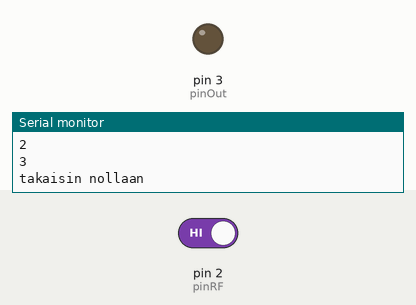
A sketch run on a simulated Arduino Uno, built with avr-gcc and run on an emulated ATmega328P. Parts: output pins drawn as LEDs (lit = HIGH), the last lines printed to the serial monitor. Inputs (shaded band) come from the test bench; at power-on: pin 2 (pinRF) HIGH.

Above: at 7.8 s.
7.9 s: pin 2 (pinRF) driven LOW
At 8.4 s:
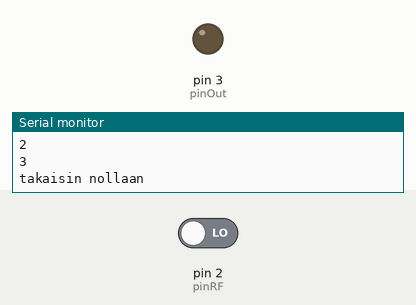
11.6 s: pin 2 (pinRF) driven HIGH
At 12.2 s:
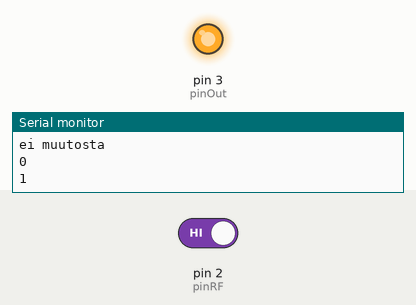
Timing chart, 0 to 25.1 s (numbered marks = the images above; inputs shaded):
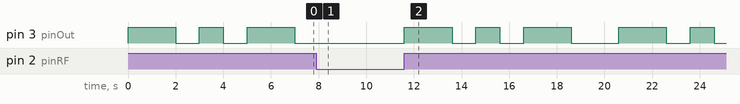

The sketch:

sketch_aug12b.ino
```cpp
int pinRF = 2;
int pinOut = 3;
int previousButtonState = 0;
int ledstate = 0;

void setup() {
  // put your setup code here, to run once:
  Serial.begin(38400);
  pinMode(pinRF, INPUT);
  pinMode(pinOut, OUTPUT);
}

void loop() {
  // put your main code here, to run repeatedly:
  while(digitalRead(pinRF) == LOW && previousButtonState == 0) {
    Serial.println("ei muutosta ");
    Serial.println(ledstate);
    delay(1);
  }
  previousButtonState = 1;
  ledstate++;

  if (ledstate == 1) {
    Serial.println(ledstate);
    digitalWrite(pinOut, HIGH);
  } else if (ledstate == 2) {
    Serial.println(ledstate);
    digitalWrite(pinOut, LOW);
    delay(1000);
    digitalWrite(pinOut, HIGH);
    delay(1000);
    digitalWrite(pinOut, LOW);
    delay(1000);
    digitalWrite(pinOut, HIGH);
    } else {
      Serial.println(ledstate);
      digitalWrite(pinOut, LOW);
      Serial.println("takaisin nollaan");
      ledstate = 0;
    }

  delay(2000);
  previousButtonState = 0;
}
```

Measured:
- after the input at 7.9 s, pin 3 (pinOut): stays LOW (without the input it goes to HIGH after 1.1 s)
- after the input at 11.6 s, pin 3 (pinOut): LOW → HIGH at once, → LOW 2.0 s later, → HIGH 1.0 s later, → LOW 1.0 s later, … (10 changes in this stretch)
